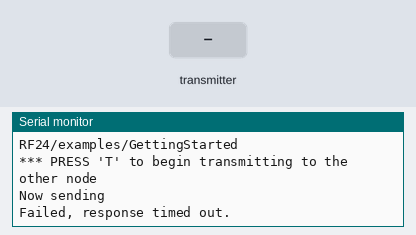
The sketch below on a simulated Raspberry Pi Pico. Shown: the last lines printed to the serial monitor. Inputs (shaded band) come from the test bench. No radio packets arrive unless stated.

Above: at 1.2 s.
1.3 s: the transmitter starts sending inBytesTrans.0 = 0
At 2.1 s:
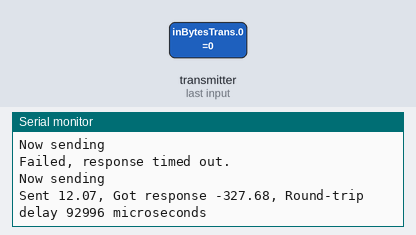
3.8 s: the transmitter starts sending inBytesTrans.2 = 64
At 5.0 s:
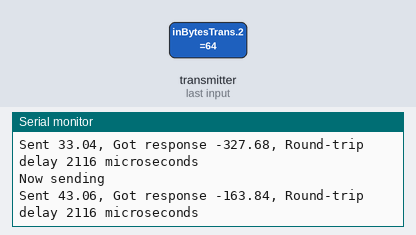
5.3 s: the transmitter starts sending inBytesTrans.3 = 64
At 5.8 s:
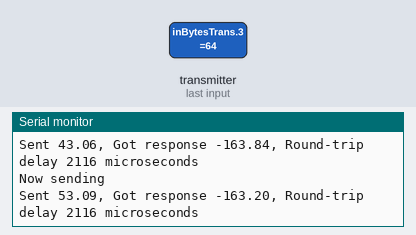
6.8 s: the transmitter starts sending inBytesTrans.2 = 0
At 8.1 s:
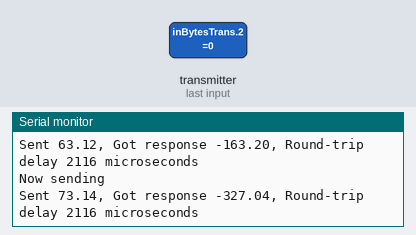
8.3 s: the transmitter starts sending inBytesTrans.3 = 0
At 9.1 s:
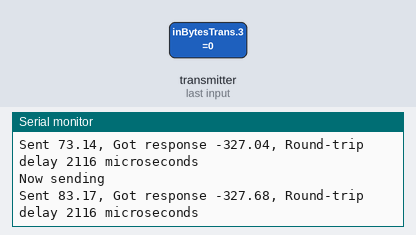
Timing chart, 0 to 10.8 s (numbered marks = the images above; inputs shaded):
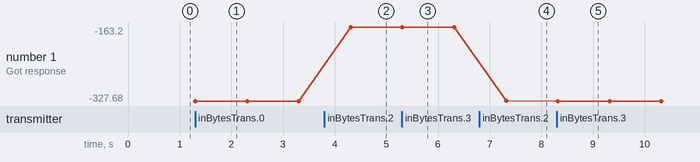

Measured:
- after the input at 1.3 s, the serial monitor: prints a new line at once (image 1)
- after the input at 3.8 s, the serial monitor: prints a new line after 0.51 s (image 2)
- after the input at 5.3 s, the serial monitor: prints a new line at once (image 3)
- after the input at 6.8 s, the serial monitor: prints a new line after 0.52 s (image 4)
- after the input at 8.3 s, the serial monitor: prints a new line at once (image 5)
- plotted number 1: -327.68 → -163.84 after the input at 3.8 s, -163.84 → -163.2 after the input at 5.3 s, -163.2 → -327.04 after the input at 6.8 s, -327.04 → -327.68 after the input at 8.3 s

The sketch:

transceiverTestSend.ino
```cpp
/*
* Getting Started example sketch for nRF24L01+ radios
* This is a very basic example of how to send data from one node to another
* Updated: Dec 2014 by TMRh20
*/

#include <SPI.h>
#include "RF24.h"
#include "printf.h"

#include "SimpleTransSender.h"
#include "SimpleTransReceiver.h"

/* Hardware configuration: Set up nRF24L01 radio on SPI bus plus pins 7 & 8 */
RF24 radio(7,8);

/**********************************************************/

byte addresses[][6] = {"01Rec","01Sen"};
int matchIn[2]  = {101, 251};
int matchOut[2] = {252, 100};
byte inBytesTrans[5] = {0};

SimpleTransSender senderTest;
SimpleTransReceiver receiverTest;

// Used to control whether this node is sending or receiving

void setup() {
  Serial.begin(115200);
//  while (!Serial); // Wait for serial connection
  printf_begin();
  Serial.println(F("RF24/examples/GettingStarted"));
  Serial.println(F("*** PRESS 'T' to begin transmitting to the other node"));

  openTransceiver();

  senderTest = SimpleTransSender(&radio, matchOut[0], matchOut[1], 100);
  receiverTest = SimpleTransReceiver(&radio, matchOut[0], matchOut[1], 100);
}

void loop() {
/****************** Ping Out Role ***************************/
  radio.stopListening();                                     // First, stop listening so we can talk.
  Serial.println(F("Now sending"));

  unsigned long start_time = micros();                       // Take the time, and send it.  This will block until complete
  double send_time = (millis()%32768)/100.;                       // Take the time, and send it.  This will block until complete

  senderTest.sendFloat(send_time);

  radio.startListening();                                    // Now, continue listening

  unsigned long started_waiting_at = micros();               // Set up a timeout period, get the current microseconds
  boolean timeout = false;                                   // Set up a variable to indicate if a response was received or not

  while(!radio.available()){                                 // While nothing is received
    if (micros() - started_waiting_at > 200000 ){            // If waited longer than 200ms, indicate timeout and exit while loop
      timeout = true;
      break;
    }
  }

  if ( timeout ){                                            // Describe the results
    Serial.println(F("Failed, response timed out."));
  } else {
    double got_time;                                  // Grab the response, compare, and send to debugging spew
    radio.read( &inBytesTrans, sizeof(inBytesTrans) );
    got_time = receiverTest.dataFloat(inBytesTrans);
    unsigned long end_time = micros();

    // Spew it
    Serial.print(F("Sent "));
    Serial.print(send_time);
    Serial.print(F(", Got response "));
    Serial.print(got_time);
    Serial.print(F(", Round-trip delay "));
    Serial.print(end_time-start_time);
    Serial.println(F(" microseconds"));
  }

  // Try again 1s later
  delay(1000);
} // Loop

void openTransceiver(){
  SPI.setSCK(13);
  radio.begin();

  // Set the PA Level low to prevent power supply related issues since this is a
  // getting_started sketch, and the likelihood of close proximity of the devices. RF24_PA_MAX is default.
//  radio.setPALevel(RF24_PA_MIN);
  radio.setPALevel(RF24_PA_MAX);

  // Open a writing and reading pipe on each radio, with opposite addresses
  radio.openWritingPipe(addresses[1]);
  radio.openReadingPipe(1,addresses[0]);

  // Start the radio listening for data
  radio.enableDynamicPayloads() ;
  radio.setAutoAck( true ) ;
  radio.powerUp() ;
  radio.startListening();

  radio.printDetails();
}
```

SimpleTransReceiver.cpp
```cpp
#include "SimpleTransReceiver.h"

SimpleTransReceiver::SimpleTransReceiver(){}
SimpleTransReceiver::SimpleTransReceiver(RF24* radio, int startByte, int stopByte, int id){
  matchData[0] = startByte;
  matchData[1] = stopByte;
  this->id = id;
  this->radio = radio;
}
bool SimpleTransReceiver::match(byte *inBytes){
  return inBytes[0] == matchData[0] && inBytes[1] == id && inBytes[4] == matchData[1];
}
long SimpleTransReceiver::data(byte *inBytes){
  return inBytes[2]*256+inBytes[3];
}
unsigned long SimpleTransReceiver::dataUInt(byte *inBytes){
  return inBytes[2]*256+inBytes[3];
}
long SimpleTransReceiver::dataInt(byte *inBytes){
  long value = inBytes[2]*256+inBytes[3];
  value -= 32768;
  return value;
}
double SimpleTransReceiver::dataFloat(byte *inBytes){
  double value = inBytes[2]*256+inBytes[3];
  value -= 32768;
  value /= 100.;
  return value;
}
bool SimpleTransReceiver::dataBool(byte *inBytes){
  return inBytes[3]!=0;
}
```

SimpleTransReceiver.h
```cpp
#ifndef SimpleTransReceiver_h
#define SimpleTransReceiver_h

#include "Arduino.h"
#include <SPI.h>
#include <nRF24L01.h>
#include <RF24.h>

// #include "SimpleSerialSender.h"

class SimpleTransReceiver {
  public:
    SimpleTransReceiver();
    SimpleTransReceiver(RF24* radio, int startByte, int stopByte, int id);
    bool match(byte *inBytes);
    long data(byte *inBytes);
    unsigned long dataUInt(byte *inBytes);
    long dataInt(byte *inBytes);
    double dataFloat(byte *inBytes);
    bool dataBool(byte *inBytes);
    // void pass(SimpleSerialSender* sender, byte *inBytes);
  private:
    byte matchData[2];
    RF24* radio;
    int id;
};
#endif
```

SimpleTransSender.cpp
```cpp
#include "SimpleTransSender.h"

SimpleTransSender::SimpleTransSender(){}
SimpleTransSender::SimpleTransSender(RF24* radio, int startByte, int stopByte, int id){
  dataOut[0] = startByte;
  dataOut[4] = stopByte;
  this->id = id;
  this->radio = radio;
}
void SimpleTransSender::send(int value){ // DEPRECATED
  dataOut[1] = id;
  dataOut[2] = value / 256;
  dataOut[3] = value % 256;
  if (!radio->write(&dataOut, sizeof(dataOut) )){
    Serial.println(F("Write failed"));
  }
}
void SimpleTransSender::sendUInt(unsigned long value){
  dataOut[1] = id;
  dataOut[2] = value / 256;
  dataOut[3] = value % 256;
  if (!radio->write(&dataOut, sizeof(dataOut) )){
    Serial.println(F("Write failed"));
  }
}
void SimpleTransSender::sendInt(long value){
  value += 32768;
  dataOut[1] = id;
  dataOut[2] = value / 256;
  dataOut[3] = value % 256;
  if (!radio->write(&dataOut, sizeof(dataOut) )){
    Serial.println(F("Write failed"));
  }
}
void SimpleTransSender::sendFloat(double value){
  value *= 100.;
  value += 32768;

  long outValue = (long) value;

  dataOut[1] = id;
  dataOut[2] = outValue / 256;
  dataOut[3] = outValue % 256;
  if (!radio->write(&dataOut, sizeof(dataOut) )){
    Serial.println(F("Write failed"));
  }
}
void SimpleTransSender::sendBool(bool value){
  dataOut[1] = id;
  dataOut[3] = value;
  if (!radio->write(&dataOut, sizeof(dataOut) )){
    Serial.println(F("Write failed"));
  }
}
```

SimpleTransSender.h
```cpp
#ifndef SimpleTransSender_h
#define SimpleTransSender_h

#include "Arduino.h"
#include <SPI.h>
#include <nRF24L01.h>
#include <RF24.h>

class SimpleTransSender {
  public:
    SimpleTransSender();
    SimpleTransSender(RF24 *radio, int startByte, int stopByte, int id);
    void send(int value);
    void sendUInt(unsigned long value);
    void sendInt(long value);
    void sendFloat(double value);
    void sendBool(bool value);
  private:
    RF24 *radio;
    byte dataOut[5];
    int id;
};
#endif
```
